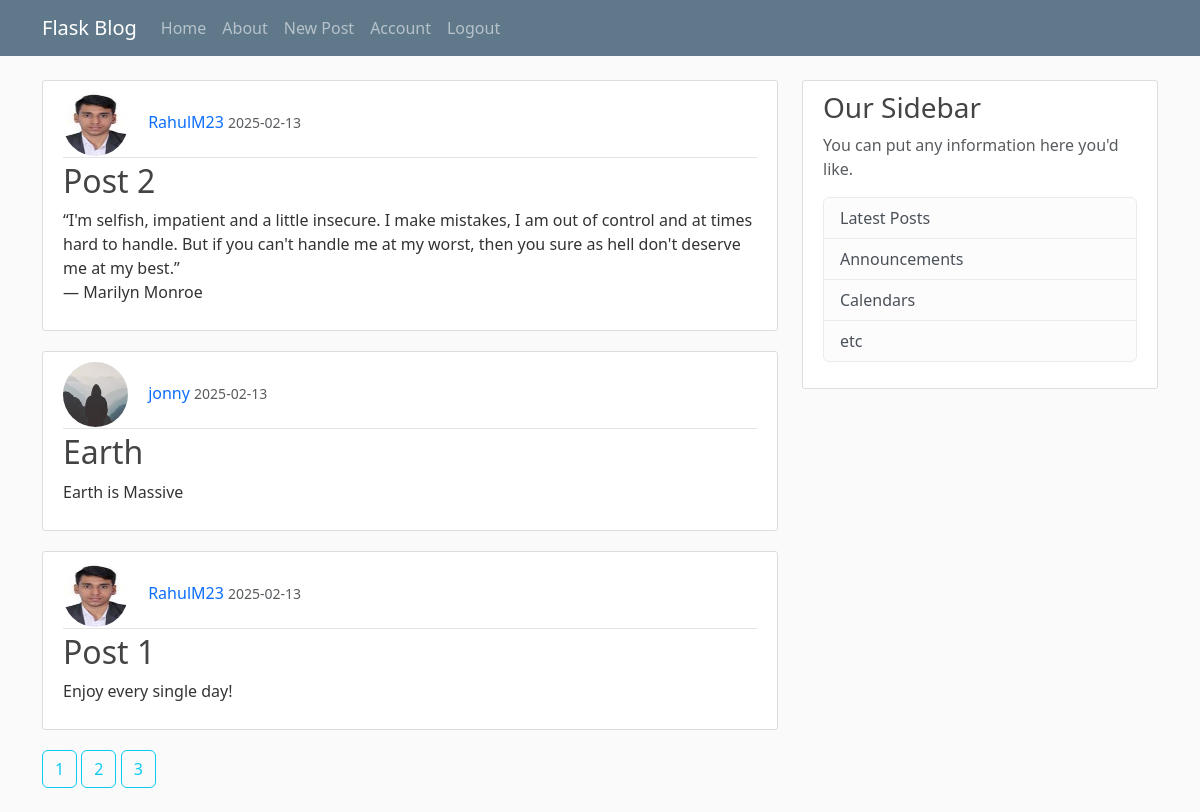
The app's page /home?page=3 (signed in) with its own data.
### main/models.py (models this page shows, shortened)
class Post(db.Model):
    id = db.Column(db.Integer, primary_key=True)
    title = db.Column(db.String(100), nullable=False)
    date_posted = db.Column(db.DateTime, nullable=False, default=datetime.utcnow)
    content = db.Column(db.Text, nullable=False)
    user_id = db.Column(db.Integer, db.ForeignKey('user.id'), nullable=False)

class User(db.Model, UserMixin):
    id = db.Column(db.Integer, primary_key=True)
    username = db.Column(db.String(20), unique=True, nullable=False)
    email = db.Column(db.String(120), unique=True, nullable=False)
    image_file = db.Column(db.String(20), nullable=False, default='default.jpg')
    password = db.Column(db.String(60), nullable=False)
    posts = db.relationship('Post',backref='author', lazy=True)

### main/routes.py (the view)
@app.route("/")
@app.route("/home")
def home():
    page = request.args.get('page', 1, type=int)
    posts = Post.query.order_by(Post.date_posted.desc()).paginate(page=page, per_page=5)
    return render_template("home.html", posts = posts)

### main/models.py (called while the page is built)
@login_manager.user_loader
def load_user(user_id):
    return User.query.get(int(user_id))

### main/templates/home.html (shortened to what this page needs)
{% extends "layout.html" %}
{% block content %}
    {% for post in posts.items %}
        <article class="media content-section">
            <div class="media-body">
            <div class="article-metadata">
                <img class="rounded-circle article-img" src="{{url_for('static', filename='profile/' + post.author.image_file)}}" alt="">
                <a class="decoration mr-2" href="#">{{ post.author.username }}</a>
                <small class="text-muted">{{ post.date_posted.strftime('%Y-%m-%d') }}</small>
            </div>
            <h2><a class="decoration article-title" href="{{url_for('post', post_id=post.id)}}">{{ post.title }}</a></h2>
            <p class="article-content">{{ post.content }}</p>
            </div>
        </article>
    {% endfor %}
    {% for page_num in posts.iter_pages() %}
        {% if page_num %}
            <a class="btn btn-outline-info mb-4 decoration" href="{{ url_for('home', page=page_num) }}">{{page_num}}</a>
        {% else %}
            ...
        {% endif %}
    {% endfor %}
{% endblock %}

### main/static/main.css (style rules this page uses)
body { background: #fafafa; color: #333333; margin-top: 5rem; }
h1, h2, h3, h4, h5, h6 { color: #444444; }
.content-section { background: #ffffff; padding: 10px 20px; border: 1px solid #dddddd; border-radius: 3px; margin-bottom: 20px; }
.article-title { color: #444444; }
.article-content { white-space: pre-line; }
.article-img { height: 65px; width: 65px; margin-right: 16px; }
.article-metadata { padding-bottom: 1px; margin-bottom: 4px; border-bottom: 1px solid #e3e3e3 }

### main/templates/home.html (style rules this page uses)
.decoration { text-decoration: none; }

### records on screen
Post: image_file (picture), author.username "RahulM23", date_posted "2025-02-13", title "Post 2", content "“I'm selfish, impatient and a little insecure. I make mistakes, I am out of control and at times hard to handle. But if you can't handle me at my worst, then you sure as hell don't deserve me at my best.” ― Marilyn Monroe"
Post: image_file (picture), author.username "jonny", date_posted "2025-02-13", title "Earth", content "Earth is Massive"
Post: image_file (picture), author.username "RahulM23", date_posted "2025-02-13", title "Post 1", content "Enjoy every single day!"

### other values on screen
{{ page_num }} "1" "2" "3"
